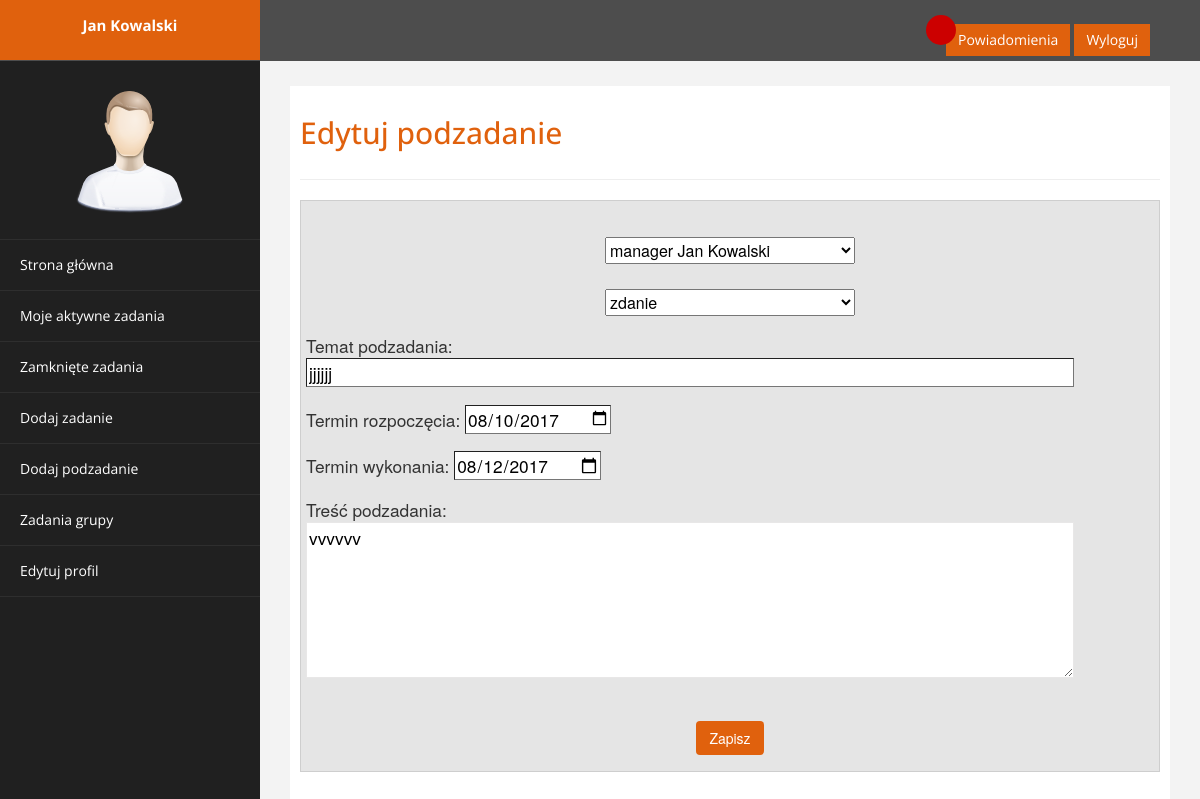
Page /edit_subtask.php?id=48 (signed in) on the earlier database version.
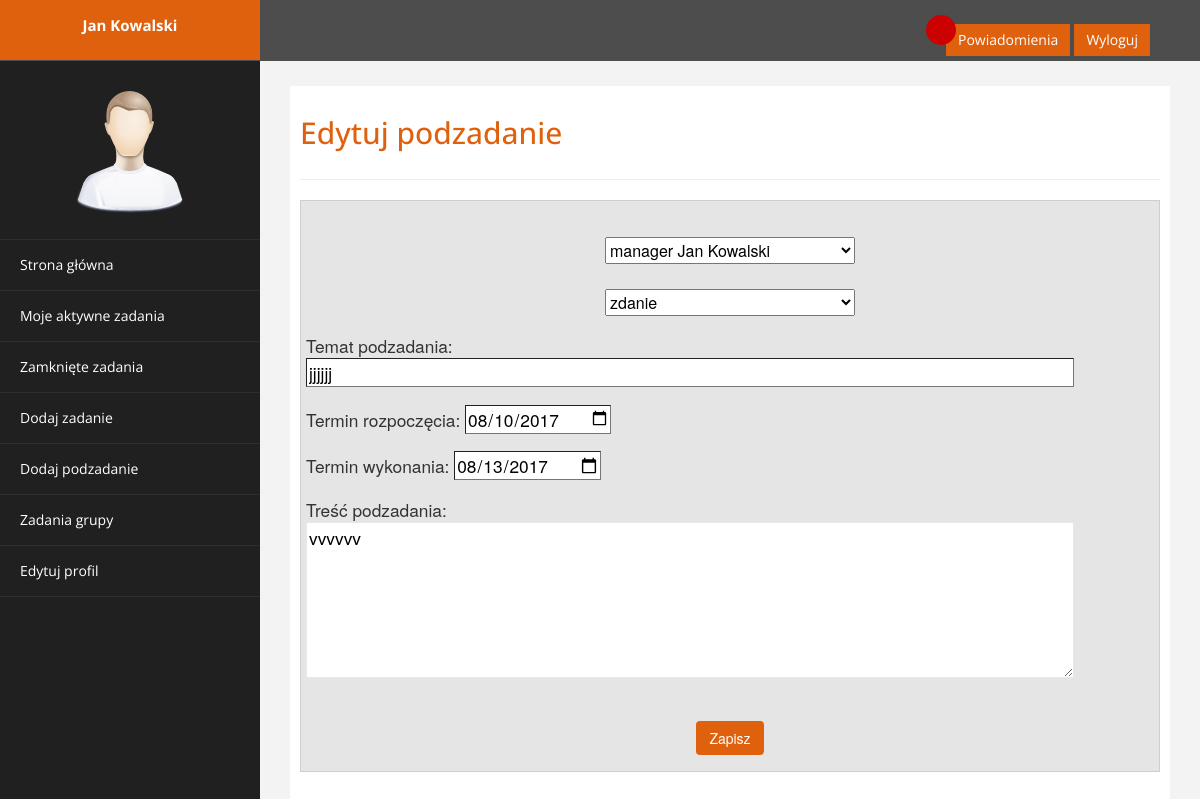
Same page on the later database version.
### tables this page shows
CREATE TABLE `subtask` (
  `subtask_ID` int(11) NOT NULL,
  `task_ID` int(11) NOT NULL,
  `name` text NOT NULL,
  `start_date` date NOT NULL,
  `end_date` date NOT NULL,
  `description` text NOT NULL,
  `user_ID` int(11) NOT NULL,
  `done` tinyint(1) NOT NULL,
  `confirmed` tinyint(1) NOT NULL,
  `blocked` tinyint(1) NOT NULL
);

### database/dbinfo.php (called while the page is built, shortened)
<?php
        $db_subtask_tab = 'subtask';
                $db_subtask_id = 'subtask_ID';
                $db_subtask_name = 'name';
                $db_subtask_sdate = 'start_date';
                $db_subtask_edate = 'end_date';
                $db_subtask_description= 'description';
?>

### edit_subtask.php (the view, shortened to what the changed rows need)
<!DOCTYPE html>
<html xmlns="http://www.w3.org/1999/xhtml">
<head>
    <link href="template/assets/css/bootstrap.css" rel="stylesheet" />
    <link href="template/assets/css/custom.css" rel="stylesheet" />
</head>
<body>
    <div id="wrapper">
        <div id="page-wrapper" >
            <div id="page-inner">
                <div class="row">
                    <div class="col-md-12">
                     <h2>Edytuj podzadanie</h2>
                       </div>
                     </div>
				 <div class="subtask-form">
<form action="edit_st.php" method="post">
<center>
<?php
    require_once "database/dbinfo.php";
    $connection = db_connection();
    $sql= "SELECT * FROM $db_subtask_tab WHERE $db_subtask_id=".$_GET['id'];
    $result = $connection->query($sql);
    $row_sub = $result->fetch_assoc();
        echo '<div class="temat"><p class="stemat">';
    echo "<br/><br/>";
     echo"<div class='stemat'><p class='tematt'>Temat podzadania: <br><input type='text' value='$row_sub[$db_subtask_name]' name='topic' class='stematp' style='width:90%' required/></p></div>";
     echo "<div class='termin'><p class='termint'>Termin rozpoczęcia: <input type='date' id='calendar' value='$row_sub[$db_subtask_sdate]' name='stime' required/></p></div>";
     echo "<div class='termin'><p class='termint'>Termin wykonania: <input type='date' id='calendar2' value='$row_sub[$db_subtask_edate]' name='etime' required/></p></div>";
     echo "<div class='stresc'><p class='tresct'>Treść podzadania: <br><textarea name='description' id='trescp' rows='6' style='width:90%' required>$row_sub[$db_subtask_description]</textarea></p></div>";
                ?>
		</center>
</form>
</div>
                 <br>
                 <br>
</div>
	</div>
</div>
</body>
</html>

Differences in the rows shown:
changed subtask "jjjjjj": etime "08/12/2017" → "08/13/2017"
